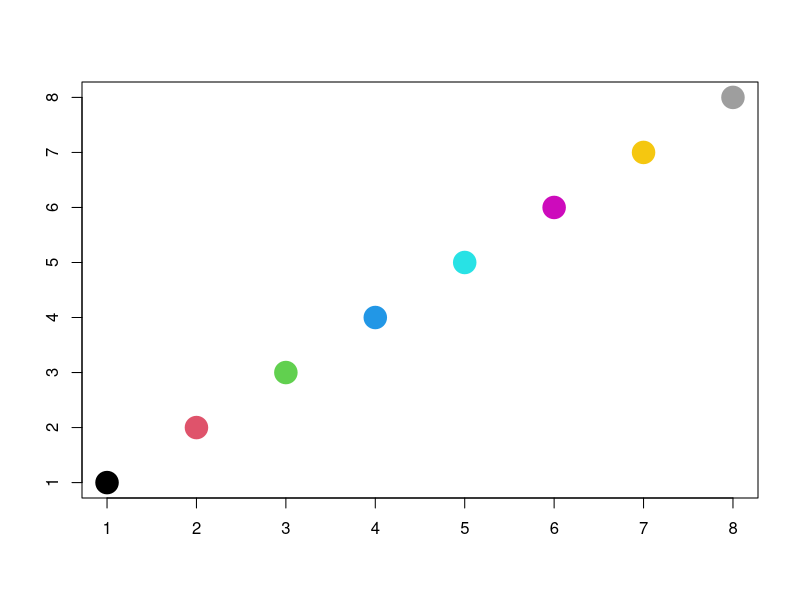
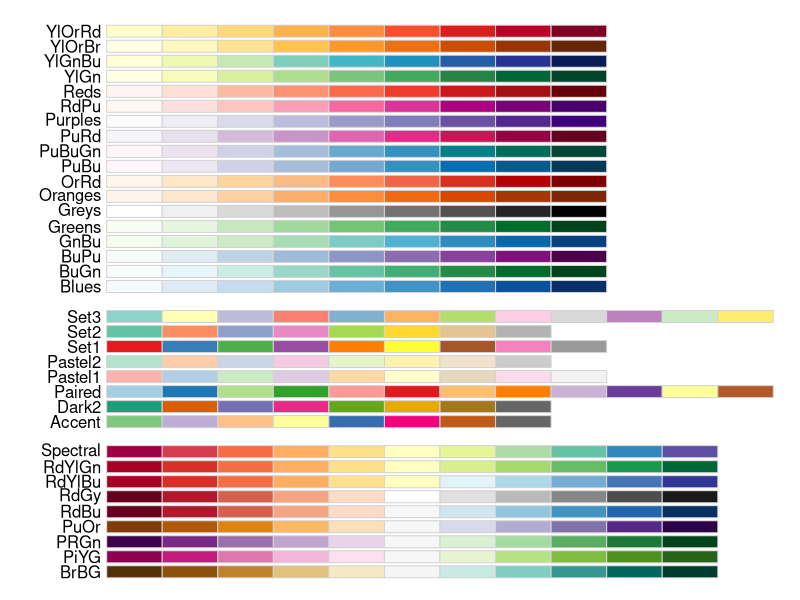
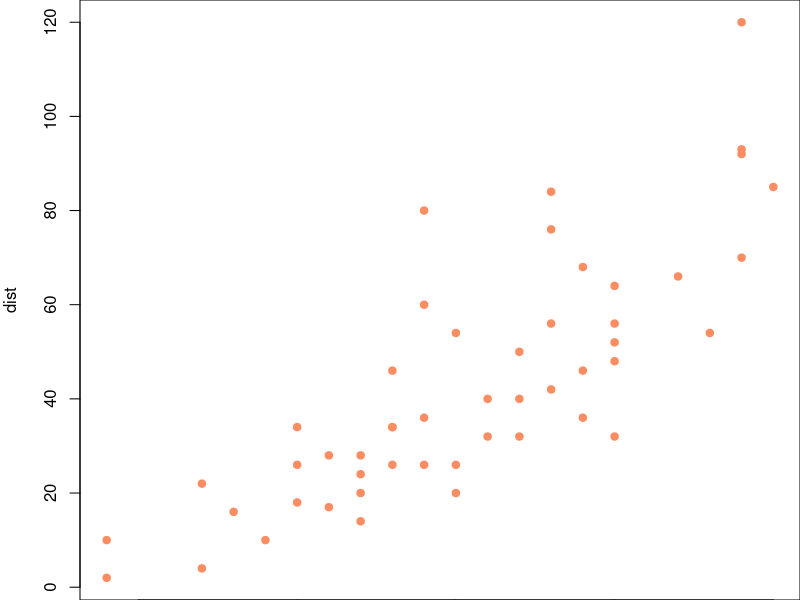
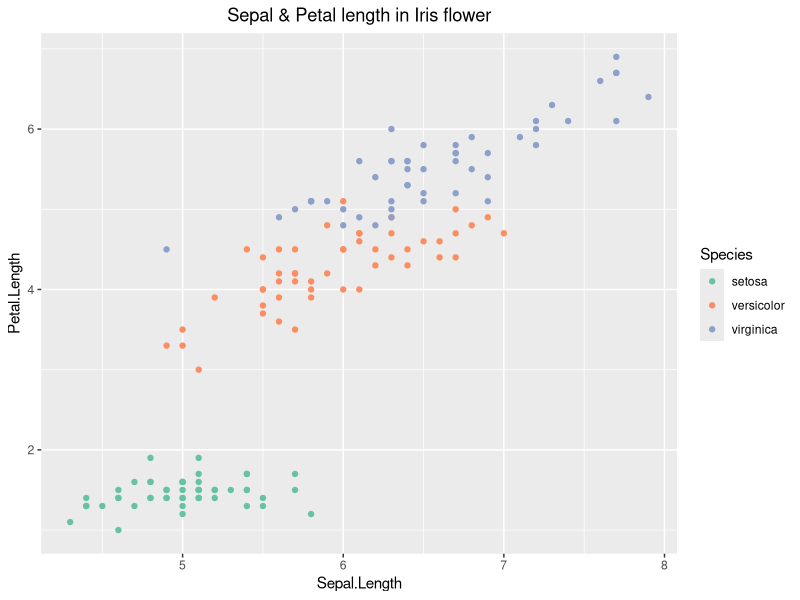

The R script that drew these images, in order: (Note: this script raises an error after producing the figures.)

# Objective: To learn about palette for plotting purpose

# check the default colors available
palette() # there are 8 colors available

plot(1:8, 1:8, col=1:8, pch=19, cex=3, xlab="", ylab="") # where pch=19 makes solid dots instead of the default open circles. cex=3, makes makes the dots 3 times their normal size.
# The palette function can also be used to change the color palette. For example we could add "purple" and "brown". Below we first save the current color palette to an object called cc, and then use the c() function to concatenate cc with purple and brown
cp<- palette()
palette(c(cp, "purple","brown"))
palette()
# If we want to revert back to the default palette, we can call palette with the keyword “default”:
palette("default")
palette()

# to know what colors are available for the palette, use the colors()
length(colors()) # there are 657 colors
# Lets look at the first ten colors
colors()[1:10]
# Trying to choose good colors out of 657 choices can be overwhelming and lead to a lot of trial and error. Fortunately a great deal of research has been done on plotting and color combinations and there are several tried-and-tested color palettes to choose from. One R package that provides some of these palettes is RColorBrewer. 
library(RColorBrewer)
# RColorBrewer provides three types of palettes: sequential, diverging and qualitative.
# Sequential palettes are suited to ordered data that progress from low to high.
# Diverging palettes are suited to centered data with extremes in either direction.
# Qualitative palettes are suited to nominal or categorical data.
par(mar = c(0, 4, 0, 0))
display.brewer.all()
# To create a RColorBrewer palette, use the brewer.pal function. It takes two arguments: n, the number of colors in the palette; and name, the name of the palette.
brewer.pal(n = 8, name = "Set2")
# To load the palette we needed to use the palette function. 
palette(brewer.pal(n = 8, name = "Set2"))
plot(dist ~ speed, data=cars, pch=19, col=2)

# Changing color palettes works differently for ggplot2.
# ggplot generates its own color palettes depending on the scale of the variable that color is mapped to.
#To change these palettes we use one of the scale_color functions that come with ggplot2. For example to use the RColorBrewer palette “Set2”, we use the scale_color_brewer function, like so:

library(ggplot2)  

# Scenario 1: To center align the plot title when using the default ggplot theme
ggplot(iris, aes(x=Sepal.Length, y=Petal.Length, color=Species))+
  ggtitle("Sepal & Petal length in Iris flower")+
  geom_point() +
  scale_color_brewer(palette = "Set2")+
  theme(plot.title = element_text(hjust = 0.5))+
  ggsave("plot.pdf")

# Scenario 2: To center align the plot title when using a ggplot theme
ggplot(iris, aes(x=Sepal.Length, y=Petal.Length, color=Species))+
  ggtitle("Sepal & Petal length in Iris flower")+
  geom_point() +
  scale_color_brewer(palette = "Set2")+
  ggsave("plot.pdf")+ 
  theme_classic()+
  theme(plot.title = element_text(hjust = 0.5))



# To change the smooth gradient color palette, we use the scale_color_gradient with low and high color values. For example, we can set the low value to white and the high value to red:
